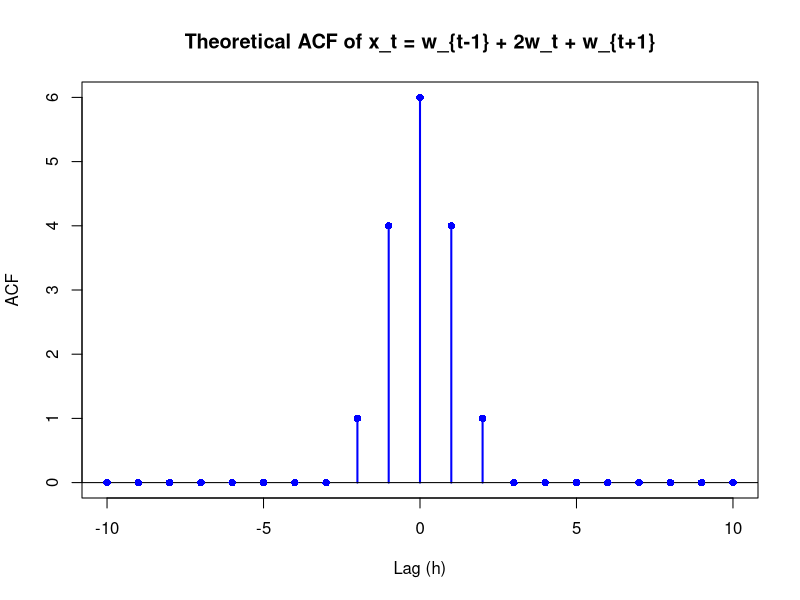

Write R code to recreate this figure.
## ---- chunk 1
lags <- -10:10

# Compute theoretical ACF values
acf_values <- sapply(lags, function(h) {
  if (h == 0) {
    return(6)
  } else if (abs(h) == 1) {
    return(4)
  } else if (abs(h) == 2) {
    return(1)
  } else {
    return(0)
  }
})

# Plot
plot(lags, acf_values, type="h", lwd=2, col="blue", ylim=c(0, 6),
     main="Theoretical ACF of x_t = w_{t-1} + 2w_t + w_{t+1}",
     xlab="Lag (h)", ylab="ACF")
abline(h=0, col="black")
points(lags, acf_values, pch=16, col="blue")
